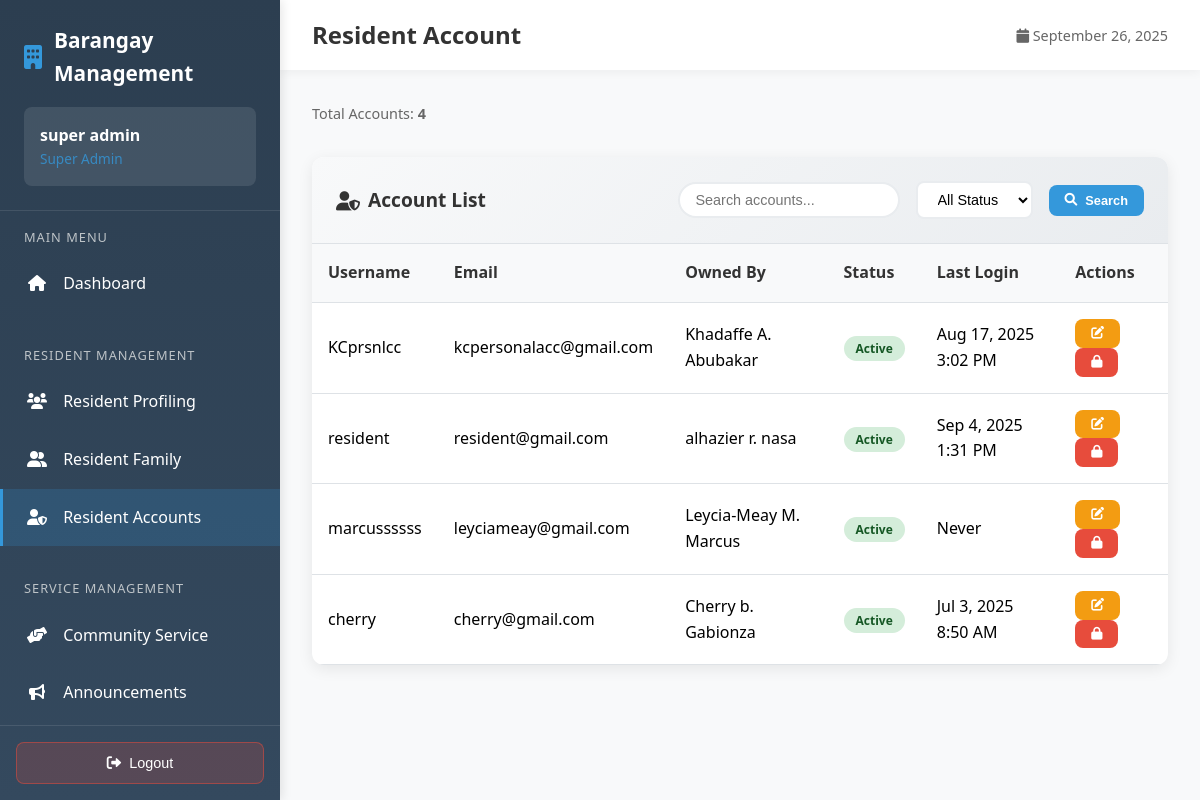
Before: /employee/admin/resident_account.php (signed in) with the older database file.
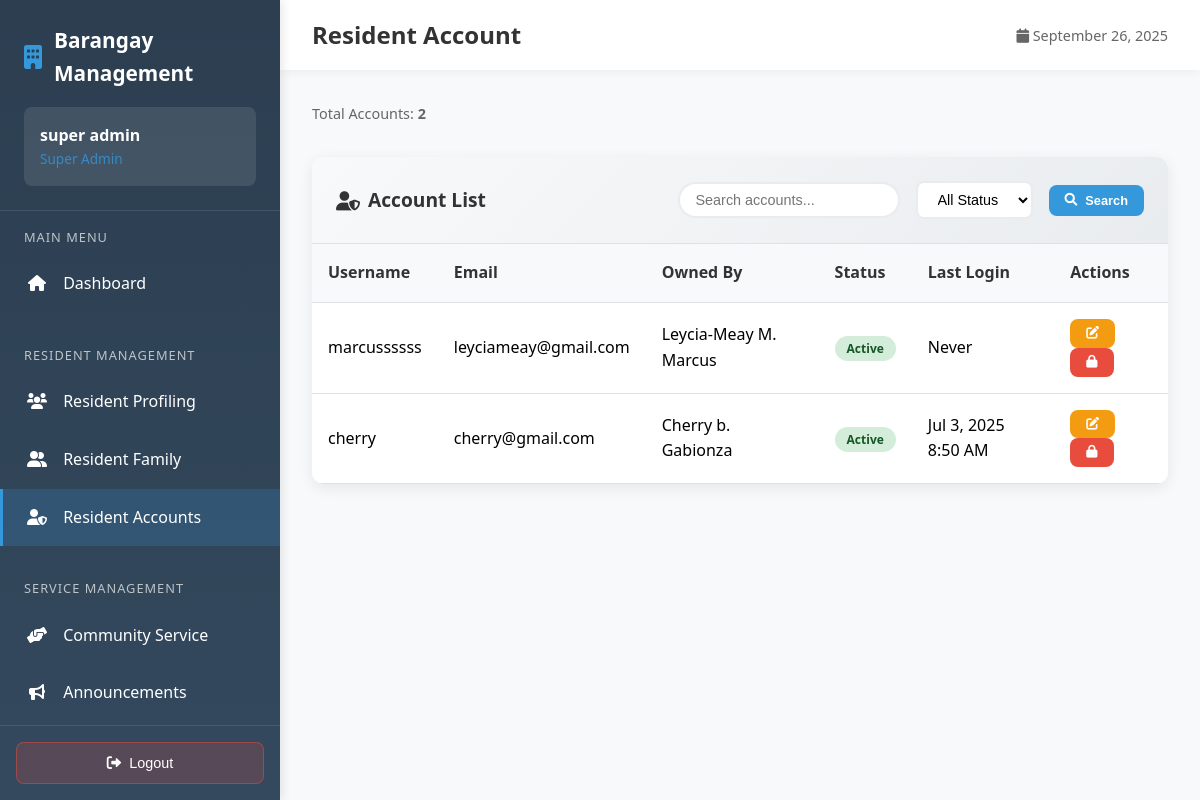
After: the same page with the newer database file.
### tables this page shows
CREATE TABLE `resident_accounts` (
  `id` int(11) NOT NULL,
  `resident_id` int(11) NOT NULL,
  `username` varchar(50) NOT NULL,
  `email` varchar(100) NOT NULL,
  `password` varchar(255) NOT NULL,
  `is_verified` tinyint(1) DEFAULT 0,
  `verification_token` varchar(100) DEFAULT NULL,
  `last_login` datetime DEFAULT NULL,
  `login_attempts` int(11) DEFAULT 0,
  `account_locked` tinyint(1) DEFAULT 0,
  `created_at` timestamp NOT NULL DEFAULT current_timestamp(),
  `updated_at` timestamp NOT NULL DEFAULT current_timestamp() ON UPDATE current_timestamp()
);

CREATE TABLE `residents` (
  `id` int(11) NOT NULL,
  `first_name` varchar(100) NOT NULL,
  `middle_initial` varchar(1) DEFAULT NULL,
  `last_name` varchar(100) NOT NULL,
  `full_name` varchar(255) DEFAULT NULL,
  `suffix` varchar(50) DEFAULT NULL,
  `age` int(11) NOT NULL,
  `contact_number` varchar(20) NOT NULL,
  `zone` enum('Zone 1A','Zone 1B','Zone 2A','Zone 2B','Zone 3A','Zone 3B','Zone 4A','Zone 4B','Zone 5A','Zone 5B','Zone 6A','Zone 6B','Zone 7A','Zone 7B') NOT NULL DEFAULT 'Zone 1A',
  `email` varchar(100) DEFAULT NULL,
  `created_at` timestamp NOT NULL DEFAULT current_timestamp(),
  `updated_at` timestamp NOT NULL DEFAULT current_timestamp() ON UPDATE current_timestamp(),
  `photo_path` varchar(255) DEFAULT NULL,
  `face_descriptor` text DEFAULT NULL,
  `face_embedding` text DEFAULT NULL,
  `face_photo` longtext DEFAULT NULL,
  `liveness_verified` tinyint(1) DEFAULT 0,
  `total_volunteer_hours` decimal(6,1) DEFAULT 0.0,
  `total_volunteer_events` int(11) DEFAULT 0,
  `last_volunteer_date` date DEFAULT NULL,
  `volunteer_status` enum('inactive','active','outstanding') DEFAULT 'inactive'
);

### employee/admin/resident_account.php (the view, shortened to what this page needs)
<?php
require_once '../../config.php';
$search = isset($_GET['search']) ? mysqli_real_escape_string($connection, $_GET['search']) : '';
$page = isset($_GET['page']) ? intval($_GET['page']) : 1;
$records_per_page = 10;
$offset = ($page - 1) * $records_per_page;
$where_conditions = [];
$where_clause = !empty($where_conditions) ? 'WHERE ' . implode(' AND ', $where_conditions) : '';
$count_query = "SELECT COUNT(*) as total FROM resident_accounts ra
                LEFT JOIN residents r ON ra.resident_id = r.id
                $where_clause";
$count_result = mysqli_query($connection, $count_query);
$total_records = mysqli_fetch_assoc($count_result)['total'];
$residents_query = "SELECT ra.*, r.id as resident_number, r.full_name
                   FROM resident_accounts ra
                   LEFT JOIN residents r ON ra.resident_id = r.id
                   $where_clause
                   ORDER BY ra.created_at DESC
                   LIMIT $records_per_page OFFSET $offset";
$residents_result = mysqli_query($connection, $residents_query);
?>
<!DOCTYPE html>
<html lang="en">
<head>
	<link href="https://cdnjs.cloudflare.com/ajax/libs/font-awesome/6.0.0/css/all.min.css" rel="stylesheet">
	<link href="https://cdn.jsdelivr.net/npm/sweetalert2@11.7.32/dist/sweetalert2.min.css" rel="stylesheet">
</head>
<body>
	<nav class="sidebar" id="sidebar">
		<div class="sidebar-header">
			<div class="sidebar-brand">
				<i class="fas fa-building"></i>
				Barangay Management
			</div>
			<div class="user-info">
				<div class="user-name"><?php echo $_SESSION['full_name']; ?></div>
				<div class="user-role">Super Admin</div>
			</div>
		</div>
		<div class="sidebar-nav">
			<div class="nav-section">
				<div class="nav-section-title">Main Menu</div>
				<a href="dashboard.php" class="nav-item">
					<i class="fas fa-home"></i>
					Dashboard
				</a>
			</div>
			<div class="nav-section">
				<div class="nav-section-title">Resident Management</div>
				<a href="resident-profiling.php" class="nav-item">
					<i class="fas fa-users"></i>
					Resident Profiling
				</a>
				 <a href="resident_family.php" class="nav-item">
                    <i class="fas fa-user-friends"></i>
                    Resident Family
                </a>
				<a href="resident_account.php" class="nav-item active">
					<i class="fas fa-user-shield"></i>
					Resident Accounts
				</a>
			</div>
			<div class="nav-section">
				<div class="nav-section-title">Service Management</div>
				<a href="community_service.php" class="nav-item">
					<i class="fas fa-hands-helping"></i>
					Community Service
				</a>
				<a href="announcements.php" class="nav-item">
					<i class="fas fa-bullhorn"></i>
					Announcements
				</a>
				<a href="complaints.php" class="nav-item">
				</a>
			</div>
		</div>
		<div class="logout-section">
            <form action="../../employee/logout.php" method="POST" id="logoutForm" style="width: 100%;">
                <button type="button" class="logout-btn" onclick="handleLogout()">
                    <i class="fas fa-sign-out-alt"></i>
                    Logout
                </button>
            </form>
        </div>
	</nav>
	<div class="main-content">
		<div class="top-bar">
			<h1 class="page-title">Resident Account</h1>
			<div style="display: flex; align-items: center; gap: 1rem;">
				<span style="color: #666; font-size: 0.9rem;">
					<i class="fas fa-calendar"></i> <?php echo date('F j, Y'); ?>
				</span>
			</div>
		</div>
		<div class="content-area">
			<div class="action-buttons">
				<div style="color: #666; font-size: 0.9rem;">
					Total Accounts: <strong><?php echo $total_records; ?></strong>
				</div>
			</div>
			<div class="table-card">
				<div class="table-header">
					<div class="table-title">
						<i class="fas fa-user-shield"></i>
						Account List
					</div>
					<div class="search-filters">
						<form method="GET" style="display: flex; gap: 1rem; align-items: center;">
							<input type="text" name="search" placeholder="Search accounts..."
								   class="search-input" value="<?php echo htmlspecialchars($search); ?>">
							<select name="status" class="filter-select">
								<option value="">All Status</option>
							</select>
							<button type="submit" class="btn btn-primary btn-sm">
								<i class="fas fa-search"></i> Search
							</button>
						</form>
					</div>
				</div>
				<div class="table-responsive">
					<table class="table">
						<thead>
							<tr>
								<th>Username</th>
								<th>Email</th>
								<th>Owned By</th>
								<th>Status</th>
								<th>Last Login</th>
								<th>Actions</th>
							</tr>
						</thead>
						<tbody>
							<?php if (mysqli_num_rows($residents_result) > 0): ?>
								<?php while ($account = mysqli_fetch_assoc($residents_result)): ?>
									<tr>
										<td><?php echo htmlspecialchars($account['username']); ?></td>
										<td><?php echo htmlspecialchars($account['email']); ?></td>
										<td><?php echo htmlspecialchars($account['full_name'] ?? 'N/A'); ?></td>
										<td>
											<span class="status-badge status-<?php echo $account['account_locked'] ? 'inactive' : 'active'; ?>">
												<?php echo $account['account_locked'] ? 'Locked' : 'Active'; ?>
											</span>
										</td>
										<td>
											<?php echo $account['last_login'] ? date('M j, Y g:i A', strtotime($account['last_login'])) : 'Never'; ?>
										</td>
										<td>
											<button class="btn btn-warning btn-sm" onclick="editAccount(<?php echo htmlspecialchars(json_encode($account)); ?>)">
												<i class="fas fa-edit"></i>
											</button>
											<?php if ($account['account_locked']): ?>
												<button class="btn btn-success btn-sm" onclick="unlockAccount(<?php echo $account['id']; ?>)">
													<i class="fas fa-unlock"></i>
												</button>
											<?php else: ?>
												<button class="btn btn-danger btn-sm" onclick="lockAccount(<?php echo $account['id']; ?>)">
													<i class="fas fa-lock"></i>
												</button>
											<?php endif; ?>
										</td>
									</tr>
								<?php endwhile; ?>
							<?php endif; ?>
						</tbody>
					</table>
				</div>
			</div>
		</div>
	</div>
</body>
</html>

### employee/admin/resident_account.php (style rules this page uses)
* { margin: 0; padding: 0; box-sizing: border-box; }
body { font-family: 'Segoe UI', Tahoma, Geneva, Verdana, sans-serif; background: #f8f9fa; line-height: 1.6; overflow-x: hidden; }
.sidebar { position: fixed; left: 0; top: 0; width: 280px; height: 100vh; background: linear-gradient(180deg, #2c3e50 0%, #34495e 100%); color: white; transition: transform 0.3s ease; z-index: 1000; box-shadow: 2px 0 10px rgba(0,0,0,0.1); display: flex; flex-direction: column; }
.sidebar-header { padding: 1.5rem; border-bottom: 1px solid rgba(255,255,255,0.1); flex-shrink: 0; }
.sidebar-brand { display: flex; align-items: center; font-size: 1.3rem; font-weight: bold; margin-bottom: 0.5rem; }
.sidebar-brand i { margin-right: 12px; font-size: 1.5rem; color: #3498db; }
.user-info { margin-top: 1rem; padding: 1rem; background: rgba(255,255,255,0.1); border-radius: 8px; }
.user-name { font-weight: bold; font-size: 1rem; }
.user-role { font-size: 0.85rem; opacity: 0.8; color: #3498db; }
.sidebar-nav { padding: 1rem 0; flex: 1; overflow-y: auto; }
.nav-section { margin-bottom: 2rem; }
.nav-section-title { padding: 0 1.5rem; font-size: 0.8rem; text-transform: uppercase; letter-spacing: 1px; color: #bdc3c7; margin-bottom: 0.5rem; }
.nav-item { display: block; padding: 1rem 1.5rem; color: white; text-decoration: none; transition: all 0.3s ease; position: relative; border-left: 3px solid transparent; }
.nav-item.active { background: rgba(52, 152, 219, 0.2); border-left-color: #3498db; }
.nav-item i { margin-right: 12px; width: 20px; text-align: center; }
.logout-section { padding: 1rem; border-top: 1px solid rgba(255,255,255,0.1); flex-shrink: 0; margin-top: auto; }
.logout-btn { width: 100%; background: rgba(231, 76, 60, 0.2); color: white; border: 1px solid rgba(231, 76, 60, 0.5); padding: 0.75rem; border-radius: 8px; cursor: pointer; transition: all 0.3s ease; font-size: 0.9rem; display: flex; align-items: center; justify-content: center; gap: 0.5rem; }
.main-content { margin-left: 280px; min-height: 100vh; transition: margin-left 0.3s ease; }
.top-bar { background: white; padding: 1rem 2rem; box-shadow: 0 2px 10px rgba(0,0,0,0.05); display: flex; justify-content: space-between; align-items: center; }
.page-title { font-size: 1.5rem; color: #333; font-weight: 600; }
.content-area { padding: 2rem; }
.btn { padding: 0.75rem 1.5rem; border: none; border-radius: 8px; cursor: pointer; font-size: 0.9rem; font-weight: 600; transition: all 0.3s ease; display: inline-flex; align-items: center; gap: 0.5rem; text-decoration: none; }
.btn-primary { background: #3498db; color: white; }
.btn-warning { background: #f39c12; color: white; }
.btn-danger { background: #e74c3c; color: white; }
.btn-sm { padding: 0.5rem 1rem; font-size: 0.8rem; }
.table-card { background: white; border-radius: 12px; box-shadow: 0 4px 15px rgba(0,0,0,0.08); overflow: hidden; }
.table-header { padding: 1.5rem; background: linear-gradient(135deg, #f8f9fa 0%, #e9ecef 100%); border-bottom: 1px solid #dee2e6; display: flex; justify-content: space-between; align-items: center; flex-wrap: wrap; gap: 1rem; }
.table-title { font-size: 1.2rem; font-weight: 600; color: #333; display: flex; align-items: center; gap: 0.5rem; }
.search-filters { display: flex; gap: 1rem; align-items: center; flex-wrap: wrap; }
.search-input { padding: 0.5rem 1rem; border: 2px solid #e9ecef; border-radius: 25px; font-size: 0.9rem; min-width: 200px; }
.filter-select { padding: 0.5rem 1rem; border: 2px solid #e9ecef; border-radius: 8px; font-size: 0.9rem; background: white; }
.table-responsive { overflow-x: auto; }
.table { width: 100%; border-collapse: collapse; }
.table th, .table td { padding: 1rem; text-align: left; border-bottom: 1px solid #dee2e6; }
.table th { background: #f8f9fa; font-weight: 600; color: #333; position: sticky; top: 0; z-index: 10; }
.status-badge { padding: 0.25rem 0.75rem; border-radius: 15px; font-size: 0.75rem; font-weight: bold; text-transform: capitalize; }
.status-active { background: #d4edda; color: #155724; }
.action-buttons { display: flex; justify-content: space-between; align-items: center; margin-bottom: 2rem; flex-wrap: wrap; gap: 1rem; }

Changed rows visible on the page:
removed resident_accounts: username "KCprsnlcc", email "kcpersonalacc@gmail.com", resident.full_name "Khadaffe A. Abubakar", account_locked "Active", last_login "Aug 17, 2025 3:02 PM"
removed resident_accounts: username "resident", email "resident@gmail.com", resident.full_name "alhazier r. nasa", account_locked "Active", last_login "Sep 4, 2025 1:31 PM"
Other visible differences:
$total_records: "4" → "2"
